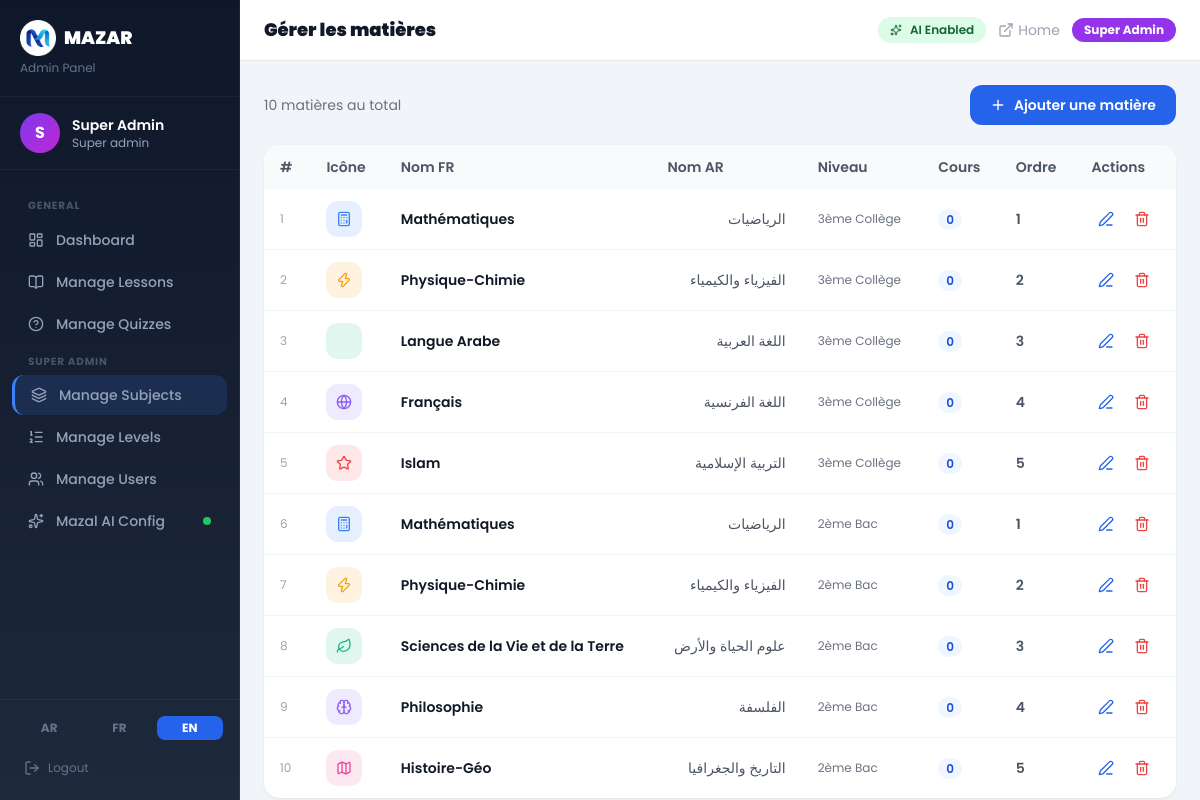
/admin/manage_subjects.php?lang=en (signed in), run on the app's committed database.
### tables this page shows
CREATE TABLE `ai_config` (
  `id`            INT UNSIGNED      NOT NULL DEFAULT 1,
  `provider`      VARCHAR(50)       NOT NULL DEFAULT 'groq',
  `model`         VARCHAR(100)      NOT NULL DEFAULT 'llama-3.3-70b-versatile',
  `api_key`       TEXT              DEFAULT NULL,
  `custom_url`    VARCHAR(500)      DEFAULT NULL,
  `system_prompt` TEXT              DEFAULT NULL,
  `enabled`       TINYINT(1)        NOT NULL DEFAULT 1,
  `temperature`   DECIMAL(3,2)      NOT NULL DEFAULT 0.70,
  `max_tokens`    INT UNSIGNED      NOT NULL DEFAULT 1000,
  `updated_at`    DATETIME          NOT NULL DEFAULT CURRENT_TIMESTAMP ON UPDATE CURRENT_TIMESTAMP,
  `updated_by`    INT UNSIGNED      DEFAULT NULL,
  PRIMARY KEY (`id`),
  CONSTRAINT `chk_ai_config_id` CHECK (`id` = 1)
);

CREATE TABLE `subjects` (
  `id`        INT UNSIGNED NOT NULL AUTO_INCREMENT,
  `name_ar`   VARCHAR(100) NOT NULL,
  `name_fr`   VARCHAR(100) NOT NULL,
  `name_en`   VARCHAR(100) NOT NULL,
  `level_id`  INT UNSIGNED NOT NULL,
  `icon`      VARCHAR(60)  NOT NULL DEFAULT 'BookOpen',
  `color`     VARCHAR(20)  NOT NULL DEFAULT '#3B82F6',
  `order_num` TINYINT      NOT NULL DEFAULT 0,
  PRIMARY KEY (`id`),
  KEY `level_id` (`level_id`)
);

CREATE TABLE `levels` (
  `id`        INT UNSIGNED NOT NULL AUTO_INCREMENT,
  `name_ar`   VARCHAR(100) NOT NULL,
  `name_fr`   VARCHAR(100) NOT NULL,
  `name_en`   VARCHAR(100) NOT NULL,
  `slug`      VARCHAR(60)  NOT NULL,
  `order_num` TINYINT      NOT NULL DEFAULT 0,
  PRIMARY KEY (`id`),
  UNIQUE KEY `slug` (`slug`)
);

### admin/manage_subjects.php (the view, shortened to what this page needs)
<?php
$db        = getDB();
$subjects = $db->query(
    "SELECT s.*, lv.name_fr AS level_name,
            (SELECT COUNT(*) FROM lessons l WHERE l.subject_id=s.id) AS lesson_count
     FROM subjects s
     JOIN levels lv ON lv.id = s.level_id
     ORDER BY lv.order_num ASC, s.order_num ASC"
)->fetchAll();
require dirname(__DIR__) . '/admin/_layout.php';
?>
<div class="flex justify-between items-center mb-5">
  <p class="text-gray-500 text-sm"><?= count($subjects) ?> matières au total</p>
  <button onclick="openAddModal()"
          class="flex items-center gap-2 bg-blue-600 hover:bg-blue-700 text-white font-semibold px-5 py-2.5 rounded-xl transition text-sm">
    <i data-lucide="plus" class="w-4 h-4"></i>
    Ajouter une matière
  </button>
</div>
<div class="admin-card overflow-hidden">
  <div class="overflow-x-auto">
    <table class="dt-table w-full text-sm">
      <thead>
        <tr class="bg-gray-50 text-gray-600 text-left">
          <th class="px-4 py-3 font-semibold">#</th>
          <th class="px-4 py-3 font-semibold">Icône</th>
          <th class="px-4 py-3 font-semibold">Nom FR</th>
          <th class="px-4 py-3 font-semibold">Nom AR</th>
          <th class="px-4 py-3 font-semibold">Niveau</th>
          <th class="px-4 py-3 font-semibold">Cours</th>
          <th class="px-4 py-3 font-semibold">Ordre</th>
          <th class="px-4 py-3 font-semibold">Actions</th>
        </tr>
      </thead>
      <tbody class="divide-y divide-gray-100">
        <?php foreach($subjects as $subj): ?>
        <tr class="hover:bg-gray-50 transition">
          <td class="px-4 py-3 text-gray-400 text-xs"><?= $subj['id'] ?></td>
          <td class="px-4 py-3">
            <div class="w-9 h-9 rounded-xl flex items-center justify-center" style="background:<?= htmlspecialchars($subj['color']) ?>20">
              <i data-lucide="<?= htmlspecialchars(strtolower($subj['icon'])) ?>" class="w-4 h-4" style="color:<?= htmlspecialchars($subj['color']) ?>"></i>
            </div>
          </td>
          <td class="px-4 py-3 font-semibold text-gray-900"><?= htmlspecialchars($subj['name_fr']) ?></td>
          <td class="px-4 py-3 text-gray-600" dir="rtl"><?= htmlspecialchars($subj['name_ar']) ?></td>
          <td class="px-4 py-3 text-gray-500 text-xs"><?= htmlspecialchars($subj['level_name']) ?></td>
          <td class="px-4 py-3"><span class="bg-blue-50 text-blue-700 text-xs font-semibold px-2 py-0.5 rounded-full"><?= $subj['lesson_count'] ?></span></td>
          <td class="px-4 py-3 text-gray-600 font-semibold"><?= $subj['order_num'] ?></td>
          <td class="px-4 py-3">
            <div class="flex gap-2">
              <button onclick='openEditModal(<?= json_encode($subj) ?>)'
                      class="text-blue-600 hover:bg-blue-50 p-1.5 rounded-lg transition">
                <i data-lucide="edit-3" class="w-4 h-4"></i>
              </button>
              <form method="POST" onsubmit="return confirm('Supprimer cette matière ? Tous ses cours seront supprimés.')">
                <button type="submit" class="text-red-500 hover:bg-red-50 p-1.5 rounded-lg transition">
                  <i data-lucide="trash-2" class="w-4 h-4"></i>
                </button>
              </form>
            </div>
          </td>
        </tr>
        <?php endforeach; ?>
      </tbody>
    </table>
  </div>
</div>
<?php require dirname(__DIR__) . '/admin/_layout_end.php'; ?>

### data on the page
subjects: id "1", name_fr "Mathématiques", name_ar "الرياضيات", level.name_fr "3ème Collège", lesson_count "0", order_num "1"
subjects: id "2", name_fr "Physique-Chimie", name_ar "الفيزياء والكيمياء", level.name_fr "3ème Collège", lesson_count "0", order_num "2"
subjects: id "3", name_fr "Langue Arabe", name_ar "اللغة العربية", level.name_fr "3ème Collège", lesson_count "0", order_num "3"
subjects: id "4", name_fr "Français", name_ar "اللغة الفرنسية", level.name_fr "3ème Collège", lesson_count "0", order_num "4"
subjects: id "5", name_fr "Islam", name_ar "التربية الإسلامية", level.name_fr "3ème Collège", lesson_count "0", order_num "5"
subjects: id "6", name_fr "Mathématiques", name_ar "الرياضيات", level.name_fr "2ème Bac", lesson_count "0", order_num "1"
subjects: id "7", name_fr "Physique-Chimie", name_ar "الفيزياء والكيمياء", level.name_fr "2ème Bac", lesson_count "0", order_num "2"
subjects: id "8", name_fr "Sciences de la Vie et de la Terre", name_ar "علوم الحياة والأرض", level.name_fr "2ème Bac", lesson_count "0", order_num "3"
subjects: id "9", name_fr "Philosophie", name_ar "الفلسفة", level.name_fr "2ème Bac", lesson_count "0", order_num "4"
subjects: id "10", name_fr "Histoire-Géo", name_ar "التاريخ والجغرافيا", level.name_fr "2ème Bac", lesson_count "0", order_num "5"

### other printed values
t('site_name') "MAZAR"
mb_strtoupper(mb_substr($adminName, 0, 1)) "S"
$adminName "Super Admin"
str_replace('_', ' ', $role) "Super admin"
t('general') "GENERAL"
$label "Dashboard"
$label "Manage Lessons"
$label "Manage Quizzes"
$label "Manage Subjects"
$label "Manage Levels"
$label "Manage Users"
$label "Mazal AI Config"
$l "AR"
$l "FR"
$l "EN"
